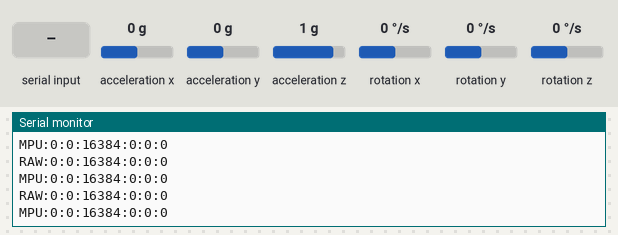
The sketch below on a simulated Arduino Mega 2560, built with avr-gcc and run on an emulated ATmega2560. Shown: the last lines printed to the serial monitor. Wiring (inferred from the names in the program): MPU-6050 motion sensor at I2C address 0x68. Inputs (shaded band) come from the test bench; at power-on: acceleration x 0 g, acceleration y 0 g, acceleration z 1 g, rotation x 0 °/s, rotation y 0 °/s, rotation z 0 °/s.

Above: at 1.2 s.
1.3 s: "HELP:1\n" received over Serial
2.8 s: acceleration x set to -1.4 g
At 3.03 s:
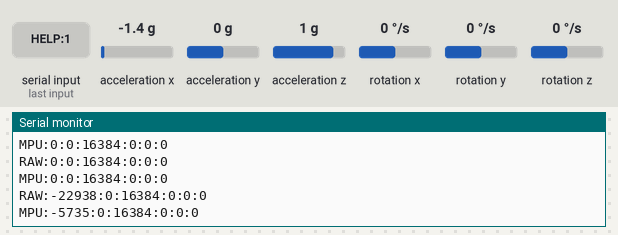
4.3 s: acceleration y set to -1.4 g
At 4.35 s:
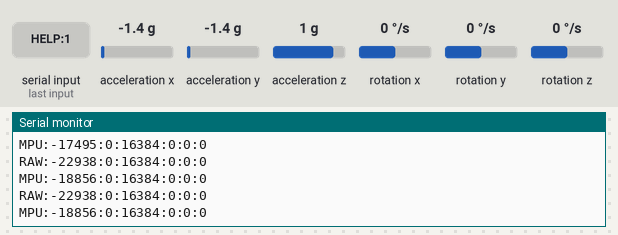
5.8 s: acceleration z set to -1.4 g
At 5.89 s:
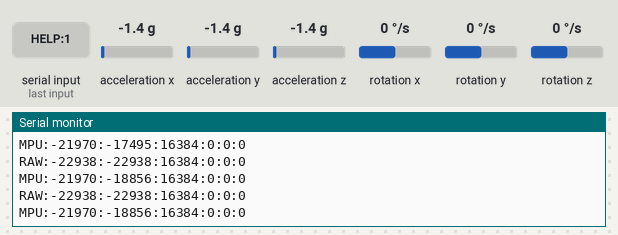
7.3 s: rotation x set to -192 °/s
At 7.43 s:
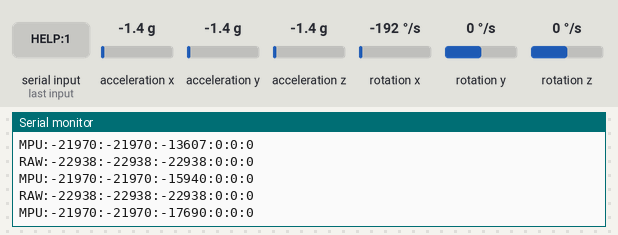
8.8 s: rotation y set to -192 °/s
At 8.97 s:
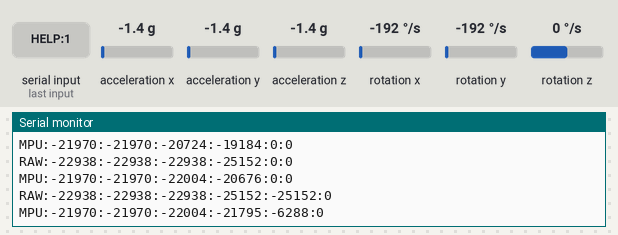
Timing chart, 0 to 11.3 s (numbered marks = the images above; inputs shaded):
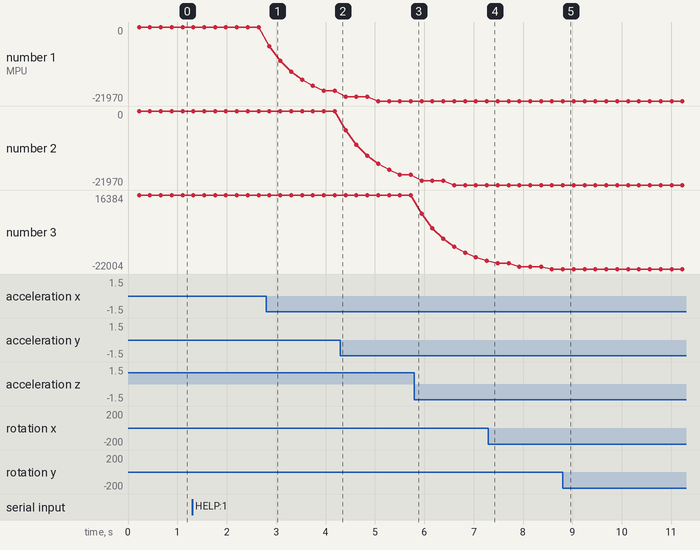

The sketch:

mpu_only_tst.ino
```cpp
// MPU-6050 only validation sketch for Arduino Mega 2560.
// Purpose: test IMU readings with vibration-aware filtering and thresholds
// without motors/ultrasonics/UART protocol dependencies.

#include <Wire.h>

constexpr uint8_t MPU_ADDR = 0x68;
constexpr uint8_t MPU_REG_PWR_MGMT_1 = 0x6B;
constexpr uint8_t MPU_REG_DATA_START = 0x3B;

constexpr unsigned long SERIAL_BAUD = 115200;

// Defaults aligned with mega/mega.ino MPU behavior.
uint16_t accelThreshold = 1200;
uint16_t gyroThreshold = 180;
uint8_t filterAlphaPct = 25;      // 5..95
uint16_t reportIntervalMs = 220;  // 50..1000

bool mpuPresent = false;
bool filterPrimed = false;
unsigned long lastReportAt = 0;

int16_t rawAx = 0;
int16_t rawAy = 0;
int16_t rawAz = 0;
int16_t rawGx = 0;
int16_t rawGy = 0;
int16_t rawGz = 0;

int16_t stableAx = 0;
int16_t stableAy = 0;
int16_t stableAz = 0;
int16_t stableGx = 0;
int16_t stableGy = 0;
int16_t stableGz = 0;

int32_t filtAxQ4 = 0;
int32_t filtAyQ4 = 0;
int32_t filtAzQ4 = 0;
int32_t filtGxQ4 = 0;
int32_t filtGyQ4 = 0;
int32_t filtGzQ4 = 0;

String rxLine;

bool initMpu() {
  Wire.begin();

  Wire.beginTransmission(MPU_ADDR);
  Wire.write(MPU_REG_PWR_MGMT_1);
  Wire.write(0);
  const uint8_t err = Wire.endTransmission(true);

  if (err != 0) {
    Serial.print("ERR:MPU_INIT:");
    Serial.println(err);
    return false;
  }

  delay(20);
  Serial.println("ACK:MPU_READY");
  return true;
}

bool readMpuRaw() {
  Wire.beginTransmission(MPU_ADDR);
  Wire.write(MPU_REG_DATA_START);
  if (Wire.endTransmission(false) != 0) {
    return false;
  }

  const uint8_t requested = Wire.requestFrom(MPU_ADDR, static_cast<uint8_t>(14), static_cast<uint8_t>(true));
  if (requested != 14 || Wire.available() != 14) {
    return false;
  }

  rawAx = static_cast<int16_t>((Wire.read() << 8) | Wire.read());
  rawAy = static_cast<int16_t>((Wire.read() << 8) | Wire.read());
  rawAz = static_cast<int16_t>((Wire.read() << 8) | Wire.read());
  const int16_t tmp = static_cast<int16_t>((Wire.read() << 8) | Wire.read());
  (void)tmp;
  rawGx = static_cast<int16_t>((Wire.read() << 8) | Wire.read());
  rawGy = static_cast<int16_t>((Wire.read() << 8) | Wire.read());
  rawGz = static_cast<int16_t>((Wire.read() << 8) | Wire.read());
  return true;
}

int16_t applyAxisFilter(int16_t raw, int32_t& filtQ4, int16_t& stableValue, uint16_t threshold) {
  if (!filterPrimed) {
    filtQ4 = static_cast<int32_t>(raw) << 4;
    stableValue = raw;
    return raw;
  }

  const int32_t rawQ4 = static_cast<int32_t>(raw) << 4;
  const int32_t deltaQ4 = rawQ4 - filtQ4;
  filtQ4 += (deltaQ4 * static_cast<int32_t>(filterAlphaPct)) / 100;

  const int16_t filtered = static_cast<int16_t>(filtQ4 >> 4);
  if (abs(filtered - stableValue) <= static_cast<int>(threshold)) {
    return stableValue;
  }

  stableValue = filtered;
  return stableValue;
}

void printHelp() {
  Serial.println("Commands:");
  Serial.println("  HELP");
  Serial.println("  READ                -> force one read + print");
  Serial.println("  CFG:a:g:alpha:ms    -> set accelThr, gyroThr, alphaPct, reportMs");
  Serial.println("  SHOW                -> print active configuration");
}

void printConfig() {
  Serial.print("CFG:");
  Serial.print(accelThreshold);
  Serial.print(':');
  Serial.print(gyroThreshold);
  Serial.print(':');
  Serial.print(filterAlphaPct);
  Serial.print(':');
  Serial.println(reportIntervalMs);
}

bool parseCfg(const String& line, uint16_t& a, uint16_t& g, uint8_t& alpha, uint16_t& ms) {
  if (!line.startsWith("CFG:")) {
    return false;
  }

  int start = 4;
  int values[4] = {0, 0, 0, 0};
  for (int i = 0; i < 4; ++i) {
    int sep = line.indexOf(':', start);
    String token;
    if (sep >= 0) {
      token = line.substring(start, sep);
      start = sep + 1;
    } else {
      token = line.substring(start);
    }

    if (token.length() == 0) {
      return false;
    }

    values[i] = token.toInt();
    if (sep < 0 && i < 3) {
      return false;
    }
  }

  if (values[0] < 50 || values[0] > 8000) return false;
  if (values[1] < 10 || values[1] > 4000) return false;
  if (values[2] < 5 || values[2] > 95) return false;
  if (values[3] < 50 || values[3] > 1000) return false;

  a = static_cast<uint16_t>(values[0]);
  g = static_cast<uint16_t>(values[1]);
  alpha = static_cast<uint8_t>(values[2]);
  ms = static_cast<uint16_t>(values[3]);
  return true;
}

void handleSerialCommands() {
  while (Serial.available() > 0) {
    const char c = static_cast<char>(Serial.read());
    if (c == '\r') continue;

    if (c == '\n') {
      rxLine.trim();
      if (rxLine.length() == 0) {
        rxLine = "";
        continue;
      }

      if (rxLine == "HELP") {
        printHelp();
      } else if (rxLine == "SHOW") {
        printConfig();
      } else if (rxLine == "READ") {
        lastReportAt = 0;
      } else {
        uint16_t a = 0;
        uint16_t g = 0;
        uint8_t alpha = 0;
        uint16_t ms = 0;
        if (parseCfg(rxLine, a, g, alpha, ms)) {
          accelThreshold = a;
          gyroThreshold = g;
          filterAlphaPct = alpha;
          reportIntervalMs = ms;
          Serial.println("ACK:CFG");
          printConfig();
        } else {
          Serial.println("ERR:BAD_CMD");
        }
      }

      rxLine = "";
      continue;
    }

    if (rxLine.length() < 80) {
      rxLine += c;
    }
  }
}

void sampleAndPrint() {
  if (!readMpuRaw()) {
    Serial.println("ERR:MPU_READ");
    return;
  }

  const int16_t ax = applyAxisFilter(rawAx, filtAxQ4, stableAx, accelThreshold);
  const int16_t ay = applyAxisFilter(rawAy, filtAyQ4, stableAy, accelThreshold);
  const int16_t az = applyAxisFilter(rawAz, filtAzQ4, stableAz, accelThreshold);
  const int16_t gx = applyAxisFilter(rawGx, filtGxQ4, stableGx, gyroThreshold);
  const int16_t gy = applyAxisFilter(rawGy, filtGyQ4, stableGy, gyroThreshold);
  const int16_t gz = applyAxisFilter(rawGz, filtGzQ4, stableGz, gyroThreshold);

  filterPrimed = true;

  Serial.print("RAW:");
  Serial.print(rawAx); Serial.print(':');
  Serial.print(rawAy); Serial.print(':');
  Serial.print(rawAz); Serial.print(':');
  Serial.print(rawGx); Serial.print(':');
  Serial.print(rawGy); Serial.print(':');
  Serial.println(rawGz);

  Serial.print("MPU:");
  Serial.print(ax); Serial.print(':');
  Serial.print(ay); Serial.print(':');
  Serial.print(az); Serial.print(':');
  Serial.print(gx); Serial.print(':');
  Serial.print(gy); Serial.print(':');
  Serial.println(gz);
}

void setup() {
  Serial.begin(SERIAL_BAUD);
  while (!Serial) {
    ;
  }

  Serial.println("MPU-only test sketch booting...");
  mpuPresent = initMpu();
  if (!mpuPresent) {
    Serial.println("ERR:MPU_NOT_FOUND");
  }

  printConfig();
  printHelp();
}

void loop() {
  handleSerialCommands();

  if (!mpuPresent) {
    delay(300);
    return;
  }

  const unsigned long now = millis();
  if (now - lastReportAt >= reportIntervalMs) {
    lastReportAt = now;
    sampleAndPrint();
  }
}
```

Measured:
- after the input at 2.8 s, the serial monitor: prints a new line after 0.06 s (image 1)
- after the input at 8.8 s, the serial monitor: prints a new line at once (image 5)
- plotted number 1: 0 → -18856 after the input at 2.8 s
- plotted number 3: 16384 → -17690 after the input at 5.8 s
